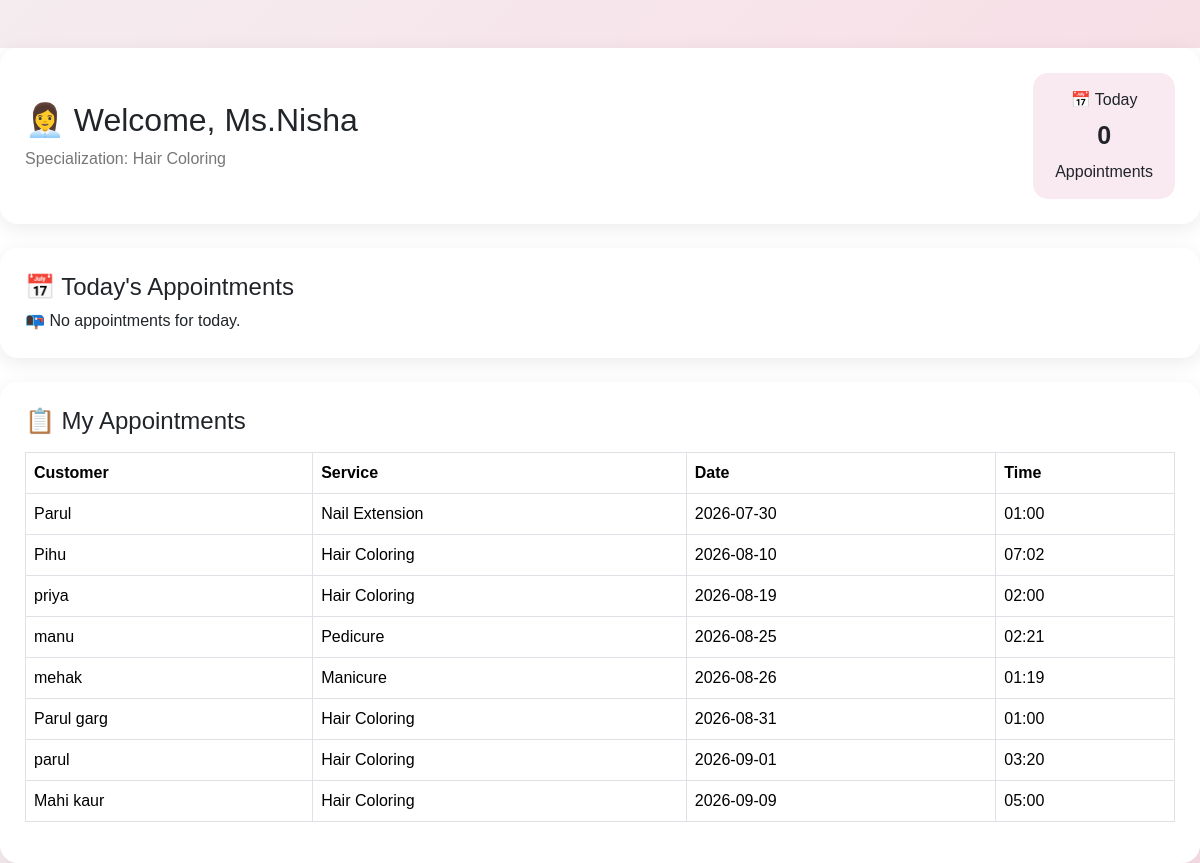
Page /staff_dashboard/3 (signed in) on the committed database.
### models.py (models this page shows)
class Staff(db.Model):
    id = db.Column(db.Integer, primary_key=True)
    name = db.Column(db.String(100), nullable=False)
    phone = db.Column(db.String(15), nullable=False)
    gender = db.Column(db.String(10), nullable=True)
    specialization = db.Column(db.String(100), nullable=False)
    available = db.Column(db.String(10),nullable=False)

class Appointment(db.Model):
    id = db.Column(db.Integer, primary_key=True)
    customer_name = db.Column(db.String(100), nullable=False)
    customer_gender = db.Column(db.String(10), nullable=True)
    customer_address = db.Column(db.String(200), nullable=True)
    service_name = db.Column(db.String(100), nullable=False)
    staff_name = db.Column(db.String(100), nullable=False)
    appointment_date = db.Column(db.String(20), nullable=False)
    appointment_time = db.Column(db.String(20), nullable=False)
    status = db.Column(db.String(20), default="Booked")

### app.py (the view)
@app.route('/staff_dashboard/<int:staff_id>')
def staff_dashboard(staff_id):
    staff = Staff.query.get_or_404(staff_id)
    today = datetime.now().strftime("%Y-%m-%d")
    appointments = Appointment.query.filter_by(
        staff_name=staff.name,
        appointment_date=today
    ).all()
    my_appointments = Appointment.query.filter_by(
        staff_name=staff.name
    ).order_by(
        Appointment.appointment_date,
        Appointment.appointment_time
    ).all()
    return render_template(
        "staff_dashboard.html",
        staff=staff,
        appointments=appointments,
        my_appointments=my_appointments
    )

### templates/staff_dashboard.html
{% extends "base.html" %}
{% block content %}
<div class="container mt-5">
    <div class="staff-header">
        <div>
            <h2>👩‍💼 Welcome, {{ staff.name }}</h2>
            <p>Specialization: {{ staff.specialization }}</p>
        </div>
        <div class="today-box">
            📅 Today
            <strong>{{ appointments|length }}</strong>
            Appointments
        </div>
    </div>
    <div class="dashboard-card mt-4">
        <h4>📅 Today's Appointments</h4>
        {% if appointments %}
        <div class="table-responsive mt-3">
            <table class="table table-bordered">
                <thead>
                    <tr>
                        <th>Customer</th>
                        <th>Service</th>
                        <th>Time</th>
                        <th>Status</th>
                        <th>Action</th>
                    </tr>
                </thead>
                <tbody>
                    {% for appointment in appointments %}
                    <tr>
                        <td>{{ appointment.customer_name }}</td>
                        <td>{{ appointment.service_name }}</td>
                        <td>{{ appointment.appointment_time }}</td>
                        <td>
                            <span class="status-badge">
                                {{ appointment.status }}
                            </span>
                        </td>
                        <td>
                            {% if appointment.status != "Completed" %}
                            <form method="POST"
                            action="{{ url_for('complete_appointment', appointment_id=appointment.id) }}">
                             <button type="submit"
                             class="complete-btn">
                                Complete
                            </button>
                        </form>
                        {% else %}
                        <span class="status-badge"> Completed</span>
                        {% endif %}
                        </td>
                    </tr>
                    {% endfor %}
                </tbody>
            </table>
        </div>
        {% else %}
        <div class="no-appointment">
            📭 No appointments for today.
        </div>
        {% endif %}
    </div>
<div class="dashboard-card mt-4">
    <h4>📋 My Appointments</h4>
    {% if my_appointments %}
    <div class="table-responsive mt-3">
        <table class="table table-bordered">
            <thead>
                <tr>
                    <th>Customer</th>
                    <th>Service</th>
                    <th>Date</th>
                    <th>Time</th>
                </tr>
            </thead>
            <tbody>
                {% for appointment in my_appointments %}
                <tr>
                    <td>{{ appointment.customer_name }}</td>
                    <td>{{ appointment.service_name }}</td>
                    <td>{{ appointment.appointment_date }}</td>
                    <td>{{ appointment.appointment_time }}</td>
                </tr>
                {% endfor %}
            </tbody>
        </table>
    </div>
    {% else %}
    <div class="no-appointment">
        📭 No appointments found.
    </div>
    {% endif %}
   </div>
</div>
{% endblock %}

### static/css/style.css (style rules this page uses)
* { margin:0; padding:0; box-sizing:border-box; font-family:'Poppins',sans-serif; }
body { background:linear-gradient(135deg,#aa768b,#d9b5ef,#aecef4); min-height:100vh; }
body { font-family:'Poppins',sans-serif; background:#424142; }
body { background:linear-gradient(135deg,#fb9fc4,#fff5f8); font-family:'Poppins',sans-serif; }
html, body { background:linear-gradient(135deg,#f5ecef,#f9d7e1); font-family:'Poppins',sans-serif; margin:0; padding:0; width:100%; height:100%; }
main.container, .container { max-width: 100% !important; width:100% !important; padding-left: 0 !important; padding-right: 0 !important; }
html,body { margin:0; padding:0; width:100%; height:100%; }
body { background:#f58ebf; }
.staff-header { background: white; padding: 25px; border-radius: 18px; display: flex; justify-content: space-between; align-items: center; box-shadow: 0 5px 20px rgba(0,0,0,0.08); }
.staff-header h2 { margin-bottom: 8px; }
.staff-header p { margin: 0; color: #777; }
.today-box { background: #f8eaf0; padding: 15px 22px; border-radius: 15px; text-align: center; }
.today-box strong { display: block; font-size: 25px; margin: 5px; }
.dashboard-card { background: white; padding: 25px; border-radius: 18px; box-shadow: 0 5px 20px rgba(0,0,0,0.08); }

### rows in the picture
Staff: name "Ms.Nisha", specialization "Hair Coloring"
Appointment: customer_name "Parul", service_name "Nail Extension", appointment_date "2026-07-30", appointment_time "01:00"
Appointment: customer_name "Pihu", service_name "Hair Coloring", appointment_date "2026-08-10", appointment_time "07:02"
Appointment: customer_name "priya", service_name "Hair Coloring", appointment_date "2026-08-19", appointment_time "02:00"
Appointment: customer_name "manu", service_name "Pedicure", appointment_date "2026-08-25", appointment_time "02:21"
Appointment: customer_name "mehak", service_name "Manicure", appointment_date "2026-08-26", appointment_time "01:19"
Appointment: customer_name "Parul garg", service_name "Hair Coloring", appointment_date "2026-08-31", appointment_time "01:00"
Appointment: customer_name "parul", service_name "Hair Coloring", appointment_date "2026-09-01", appointment_time "03:20"
Appointment: customer_name "Mahi kaur", service_name "Hair Coloring", appointment_date "2026-09-09", appointment_time "05:00"

### other values in the picture
{{ appointments|length }} "0"
